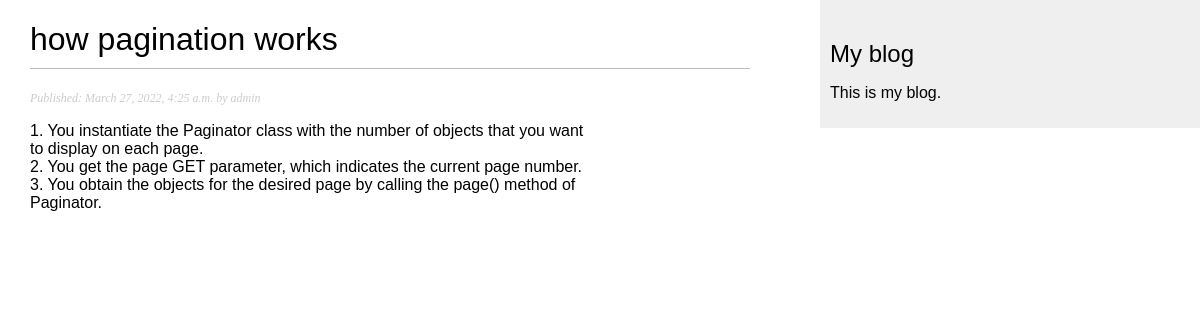
Page /blog/2022/3/27/how-pagination-works/ on the committed database.
### blog/models.py (models this page shows, shortened)
class Post(models.Model):
    STATUS_CHOICES = (
        ('draft', 'Draft'),
        ('published', 'Published')
    )
    title = models.CharField(max_length=250)
    slug = models.SlugField(max_length=250, unique_for_date='publish')
    author = models.ForeignKey(User, on_delete=models.CASCADE, related_name='blog_posts')
    body = models.TextField()
    publish = models.DateTimeField(default=timezone.now)
    created = models.DateTimeField(auto_now_add=True)
    updated = models.DateTimeField(auto_now=True)
    status = models.CharField(max_length=10, choices=STATUS_CHOICES, default='draft')
    objects = models.Manager()
    published = PublishedManager()
    class Meta:
        ordering = ('-publish',)

### blog/views.py (the view)
def post_detail(request, year, month, day, post):
    post = get_object_or_404(Post,
                             slug=post,
                             status='published',
                             publish__year=year,
                             publish__month=month,
                             publish__day=day)
    return render(request, 'blog/post/detail.html', {'post': post})

### blog/templates/blog/post/detail.html (shortened to what this page needs)
{% extends "blog/base.html" %}
{% block content %}
  <h1>{{ post.title }}</h1>
  <p class="date">
    Published: {{ post.publish }} by {{ post.author }}
  </p>
  {{ post.body | linebreaks }}
{% endblock %}

### blog/static/css/blog.css (style rules this page uses)
body { margin:0; padding:0; font-family:helvetica, sans-serif; }
h1 { font-weight:normal; border-bottom:1px solid #bbb; padding:0 0 10px 0; }
p.date { color:#ccc; font-family: georgia, serif; font-size: 12px; font-style: italic; }

### rows in the picture
Post: title "how pagination works", publish "March 27, 2022, 4:25 a.m.", author "admin", body "1. You instantiate the Paginator class with the number of objects that you want to display on each page. 2. You get the page GET parameter, which indicates the current page number. 3. You obtain the objects for the desired page by calling the page() method of Paginator."
